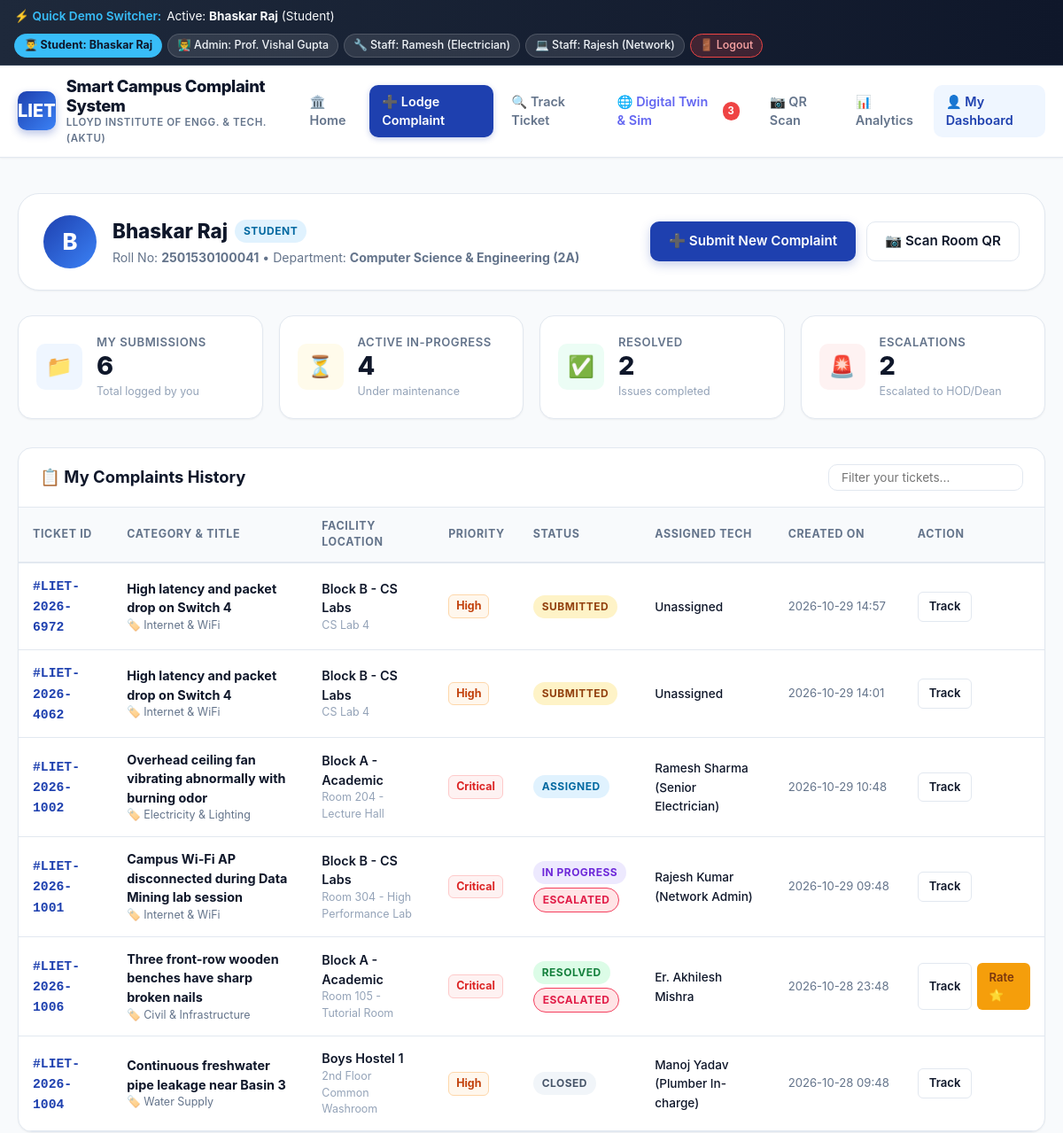
Before: /dashboard (signed in, upper part) with the older database file.
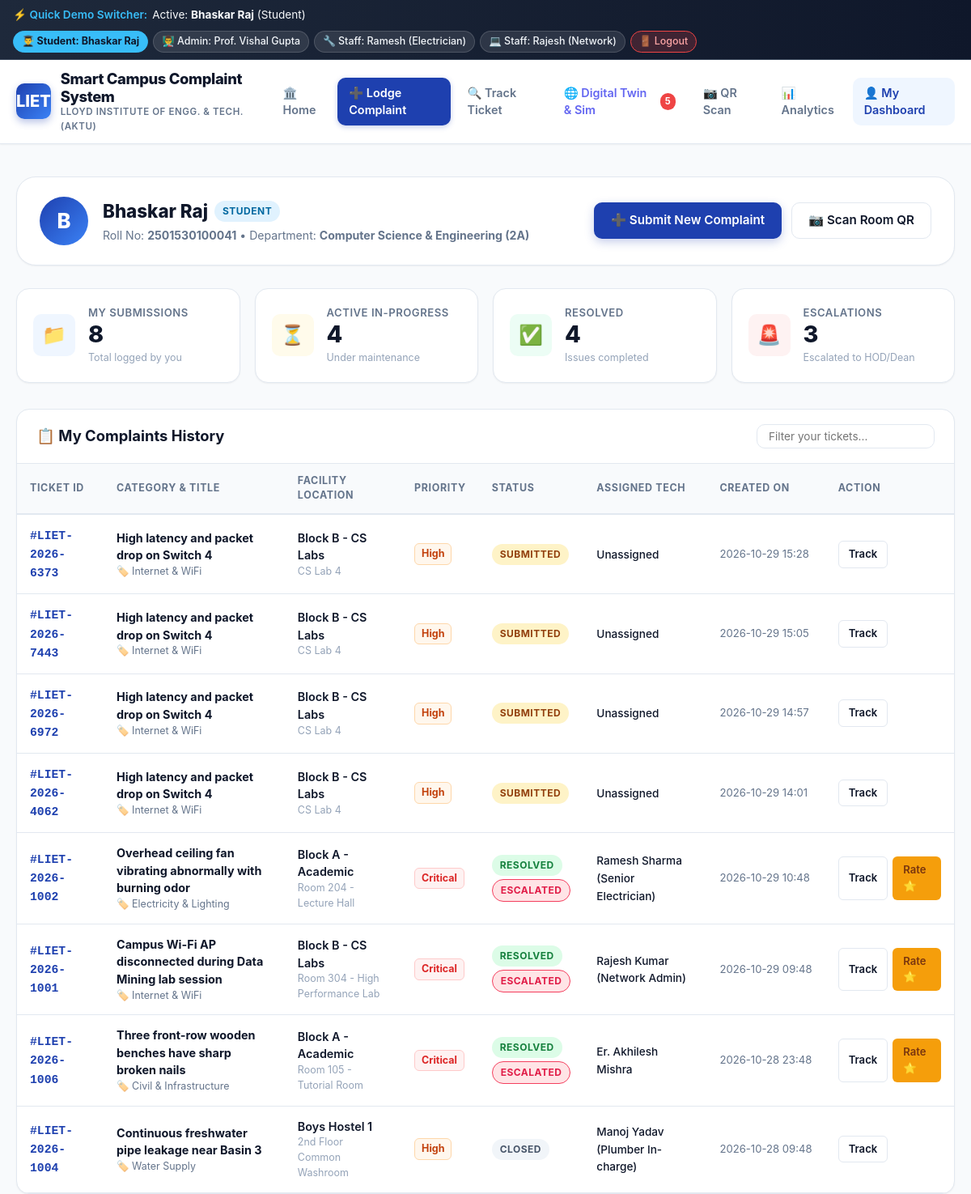
After: the same page with the newer database file.
### tables this page shows
CREATE TABLE complaints (
        ticket_id TEXT PRIMARY KEY,
        user_id INTEGER,
        user_name TEXT,
        user_email TEXT,
        user_roll TEXT,
        category TEXT NOT NULL,
        subcategory TEXT,
        building_block TEXT NOT NULL,
        room_location TEXT NOT NULL,
        title TEXT NOT NULL,
        description TEXT NOT NULL,
        priority TEXT NOT NULL DEFAULT 'Medium',
        status TEXT NOT NULL DEFAULT 'Submitted',
        assigned_dept_id INTEGER,
        assigned_staff_name TEXT,
        image_path TEXT,
        resolution_remarks TEXT,
        resolution_image TEXT,
        sla_deadline TEXT,
        is_escalated INTEGER DEFAULT 0,
        escalated_to TEXT,
        escalated_at TEXT,
        upvotes INTEGER DEFAULT 0,
        created_at TEXT,
        updated_at TEXT,
        FOREIGN KEY (user_id) REFERENCES users (id),
        FOREIGN KEY (assigned_dept_id) REFERENCES departments (id)
    );

CREATE TABLE feedback (
        id INTEGER PRIMARY KEY AUTOINCREMENT,
        ticket_id TEXT UNIQUE NOT NULL,
        user_id INTEGER NOT NULL,
        rating INTEGER NOT NULL,
        comment TEXT,
        created_at TEXT DEFAULT CURRENT_TIMESTAMP,
        FOREIGN KEY (ticket_id) REFERENCES complaints (ticket_id),
        FOREIGN KEY (user_id) REFERENCES users (id)
    );

### app.py (the view)
@app.route('/dashboard')
def user_dashboard():
    if not g.user:
        flash("Please log in to view your dashboard.", "info")
        return redirect(url_for('login', next=request.path))
    db = get_db()
    cursor = db.cursor()
    cursor.execute("""
    SELECT c.*, d.name as dept_name, f.rating as feedback_rating
    FROM complaints c
    LEFT JOIN departments d ON c.assigned_dept_id = d.id
    LEFT JOIN feedback f ON c.ticket_id = f.ticket_id
    WHERE c.user_id = ? OR c.user_email = ?
    ORDER BY c.created_at DESC
    """, (g.user['id'], g.user['email']))
    user_complaints = cursor.fetchall()
    cursor.execute("""
    SELECT
        COUNT(*) as total,
        SUM(CASE WHEN status IN ('Submitted', 'Assigned', 'In Progress') THEN 1 ELSE 0 END) as active,
        SUM(CASE WHEN status IN ('Resolved', 'Closed') THEN 1 ELSE 0 END) as resolved,
        SUM(CASE WHEN is_escalated = 1 THEN 1 ELSE 0 END) as escalated
    FROM complaints
    WHERE user_id = ? OR user_email = ?
    """, (g.user['id'], g.user['email']))
    stats = cursor.fetchone()
    db.close()
    return render_template('user_dashboard.html', complaints=user_complaints, stats=stats)

### app.py (called while the page is built)
@app.before_request
def load_logged_in_user():
    user_id = session.get('user_id')
    if user_id is None:
        g.user = None
    else:
        db = get_db()
        cursor = db.cursor()
        cursor.execute("SELECT * FROM users WHERE id = ?", (user_id,))
        g.user = cursor.fetchone()
        db.close()

### database.py (called while the page is built)
def get_db():
    conn = sqlite3.connect(DB_PATH)
    conn.row_factory = sqlite3.Row
    conn.execute("PRAGMA foreign_keys = ON")
    return conn

### templates/user_dashboard.html (shortened to what the changed rows need)
{% extends "base.html" %}
{% block content %}
<div>
  <div style="background: white; border: 1px solid var(--border); border-radius: var(--radius-xl); padding: 24px 28px; margin-bottom: 28px; display: flex; flex-wrap: wrap; justify-content: space-between; align-items: center; gap: 20px; box-shadow: var(--shadow-sm);">
    <div style="display: flex; align-items: center; gap: 18px;">
      <div>
        <div style="display: flex; align-items: center; gap: 8px;">
          <h2 style="font-size: 1.4rem; font-weight: 800; color: var(--secondary);">{{ g.user.name if g.user else 'Bhaskar Raj' }}</h2>
        </div>
      </div>
    </div>
  </div>
  <div class="kpi-grid">
    <div class="kpi-card">
      <div class="kpi-info">
        <h4>My Submissions</h4>
        <div class="kpi-value">{{ stats.total or 0 }}</div>
        <p>Total logged by you</p>
      </div>
    </div>
    <div class="kpi-card">
      <div class="kpi-info">
        <h4>Resolved</h4>
        <div class="kpi-value">{{ stats.resolved or 0 }}</div>
        <p>Issues completed</p>
      </div>
    </div>
    <div class="kpi-card">
      <div class="kpi-info">
        <h4>Escalations</h4>
        <div class="kpi-value">{{ stats.escalated or 0 }}</div>
        <p>Escalated to HOD/Dean</p>
      </div>
    </div>
  </div>
  <div class="card">
    <div class="card-body" style="padding: 0;">
      <div class="table-responsive">
        <table class="data-table">
          <thead>
            <tr>
              <th>Ticket ID</th>
              <th>Category & Title</th>
              <th>Facility Location</th>
              <th>Priority</th>
              <th>Status</th>
              <th>Assigned Tech</th>
              <th>Created On</th>
              <th>Action</th>
            </tr>
          </thead>
          <tbody>
            {% for c in complaints %}
              <tr>
                <td>
                  <a href="{{ url_for('track_complaint', ticket_id=c.ticket_id) }}" class="ticket-code">
                    #{{ c.ticket_id }}
                  </a>
                </td>
                <td>
                  <div style="font-weight: 700; color: var(--secondary);">{{ c.title }}</div>
                  <div style="font-size: 0.78rem; color: var(--text-muted);">🏷️ {{ c.category }}</div>
                </td>
                <td>
                  <div style="font-weight: 600;">{{ c.building_block }}</div>
                  <div style="font-size: 0.78rem; color: var(--text-subtle);">{{ c.room_location }}</div>
                </td>
                <td>
                  {% if c.priority == 'Critical' %}
                    <span class="prio-pill prio-critical">Critical</span>
                  {% elif c.priority == 'High' %}
                    <span class="prio-pill prio-high">High</span>
                  {% elif c.priority == 'Medium' %}
                    <span class="prio-pill prio-medium">Medium</span>
                  {% else %}
                    <span class="prio-pill prio-low">Low</span>
                  {% endif %}
                </td>
                <td>
                  {% if c.status == 'Submitted' %}
                    <span class="badge badge-submitted">Submitted</span>
                  {% elif c.status == 'Assigned' %}
                    <span class="badge badge-assigned">Assigned</span>
                  {% elif c.status == 'In Progress' %}
                    <span class="badge badge-in-progress">In Progress</span>
                  {% elif c.status == 'Resolved' %}
                    <span class="badge badge-resolved">Resolved</span>
                  {% elif c.status == 'Closed' %}
                    <span class="badge badge-closed">Closed</span>
                  {% endif %}
                  {% if c.is_escalated %}
                    <div style="margin-top: 4px;"><span class="badge badge-escalated">Escalated</span></div>
                  {% endif %}
                </td>
                <td>
                  <span style="font-size: 0.85rem; font-weight: 500;">
                    {{ c.assigned_staff_name or 'Unassigned' }}
                  </span>
                </td>
                <td style="font-size: 0.82rem; color: var(--text-muted); white-space: nowrap;">
                  {{ c.created_at[:16] }}
                </td>
                <td>
                  <div style="display: flex; gap: 6px;">
                    <a href="{{ url_for('track_complaint', ticket_id=c.ticket_id) }}" class="btn btn-sm btn-outline">
                      Track
                    </a>
                    {% if c.status in ('Resolved', 'Closed') and not c.feedback_rating %}
                      <a href="{{ url_for('track_complaint', ticket_id=c.ticket_id) }}" class="btn btn-sm btn-warning">
                        Rate ⭐
                      </a>
                    {% endif %}
                  </div>
                </td>
              </tr>
            {% endfor %}
          </tbody>
        </table>
      </div>
    </div>
  </div>
</div>
{% endblock %}

### templates/base.html (shortened to what this page needs)
<!DOCTYPE html>
<html lang="en">
<head>
  <link rel="stylesheet" href="{{ url_for('static', filename='css/style.css') }}">
  <link rel="stylesheet" href="{{ url_for('static', filename='css/simulation.css') }}">
</head>
<body>
  <div class="demo-role-bar">
    <div class="demo-title">
      <span>⚡ Quick Demo Switcher:</span>
      {% if g.user %}
        <span style="color:#f8fafc; font-weight: normal;">Active: <b>{{ g.user.name }}</b> ({{ g.user.role|capitalize }})</span>
      {% else %}
        <span style="color:#94a3b8; font-weight: normal;">Guest View</span>
      {% endif %}
    </div>
    <div class="demo-chips">
      <a href="{{ url_for('login', demo='student') }}" class="chip-btn {% if g.user and g.user.email == 'bhaskar@lloyd.ac.in' %}active{% endif %}">
        👨‍🎓 Student: Bhaskar Raj
      </a>
      <a href="{{ url_for('login', demo='admin') }}" class="chip-btn {% if g.user and g.user.role == 'admin' %}active{% endif %}">
        👨‍🏫 Admin: Prof. Vishal Gupta
      </a>
      <a href="{{ url_for('login', demo='staff_elec') }}" class="chip-btn {% if g.user and g.user.email == 'ramesh.elec@lloyd.ac.in' %}active{% endif %}">
        🔧 Staff: Ramesh (Electrician)
      </a>
      <a href="{{ url_for('login', demo='staff_it') }}" class="chip-btn {% if g.user and g.user.email == 'rajesh.it@lloyd.ac.in' %}active{% endif %}">
        💻 Staff: Rajesh (Network)
      </a>
      {% if g.user %}
        <a href="{{ url_for('logout') }}" class="chip-btn" style="background: rgba(239, 68, 68, 0.2); border-color: #ef4444; color: #fca5a5;">
          🚪 Logout
        </a>
      {% else %}
        <a href="{{ url_for('login') }}" class="chip-btn">
          🔑 Custom Login
        </a>
      {% endif %}
    </div>
  </div>
  <nav class="navbar">
    <div class="nav-container">
      <a href="{{ url_for('index') }}" class="brand">
        <div class="brand-logo-badge">LIET</div>
        <div class="brand-text">
          <h1>Smart Campus Complaint System</h1>
          <p>Lloyd Institute of Engg. & Tech. (AKTU)</p>
        </div>
      </a>
      <ul class="nav-links">
        <li><a href="{{ url_for('index') }}" class="nav-link {% if request.endpoint == 'index' %}active{% endif %}">🏛️ Home</a></li>
        <li><a href="{{ url_for('submit_complaint') }}" class="nav-link nav-cta">➕ Lodge Complaint</a></li>
        <li><a href="{{ url_for('track_index') }}" class="nav-link {% if request.endpoint in ('track_index', 'track_complaint') %}active{% endif %}">🔍 Track Ticket</a></li>
        <li><a href="{{ url_for('simulation_view') }}" class="nav-link {% if request.endpoint == 'simulation_view' %}active{% endif %}" style="color: #6366f1;">
          🌐 Digital Twin & Sim
          {% if global_escalated_count > 0 %}
            <span class="badge-counter">{{ global_escalated_count }}</span>
          {% endif %}
        </a></li>
        <li><a href="{{ url_for('qr_scanner') }}" class="nav-link {% if request.endpoint == 'qr_scanner' %}active{% endif %}">📷 QR Scan</a></li>
        <li><a href="{{ url_for('analytics') }}" class="nav-link {% if request.endpoint == 'analytics' %}active{% endif %}">📊 Analytics</a></li>
        {% if g.user %}
          {% if g.user.role == 'admin' %}
            <li><a href="{{ url_for('admin_dashboard') }}" class="nav-link {% if request.endpoint == 'admin_dashboard' %}active{% endif %}" style="color: #b91c1c; font-weight:700;">⚙️ Admin Console</a></li>
          {% elif g.user.role == 'staff' %}
            <li><a href="{{ url_for('staff_dashboard') }}" class="nav-link {% if request.endpoint == 'staff_dashboard' %}active{% endif %}" style="color: #059669; font-weight:700;">🛠️ Staff Tasks</a></li>
          {% else %}
            <li><a href="{{ url_for('user_dashboard') }}" class="nav-link {% if request.endpoint == 'user_dashboard' %}active{% endif %}">👤 My Dashboard</a></li>
          {% endif %}
        {% else %}
          <li><a href="{{ url_for('login') }}" class="nav-link">🔑 Login</a></li>
        {% endif %}
      </ul>
    </div>
  </nav>
  <main class="main-content">
    {% block content %}{% endblock %}
  </main>
</body>
</html>

Changed rows visible on the page:
added complaints: ticket_id "LIET-2026-6373", title "High latency and packet drop on Switch 4", category "Internet & WiFi", building_block "Block B - CS Labs", room_location "CS Lab 4", priority "High", status "SUBMITTED", assigned_staff_name "Unassigned", created_at "2026-10-29 15:28"
added complaints: ticket_id "LIET-2026-7443", title "High latency and packet drop on Switch 4", category "Internet & WiFi", building_block "Block B - CS Labs", room_location "CS Lab 4", priority "High", status "SUBMITTED", assigned_staff_name "Unassigned", created_at "2026-10-29 15:05"
changed complaints "LIET-2026-1002": status "ASSIGNED" → "RESOLVED Rate ⭐"; now shows "ESCALATED"
changed complaints "LIET-2026-1001": status "IN PROGRESS" → "RESOLVED Rate ⭐"
Other visible differences:
{{ global_escalated_count }}: "3" → "5"
{{ stats.total or 0 }}: "6" → "8"
{{ stats.resolved or 0 }}: "2" → "4"
{{ stats.escalated or 0 }}: "2" → "3"
